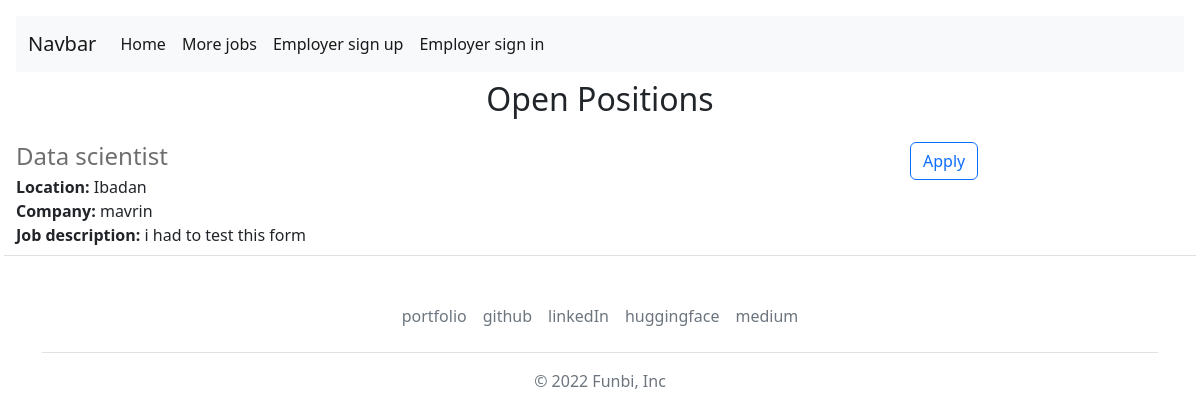
Page /more on the earlier database version.
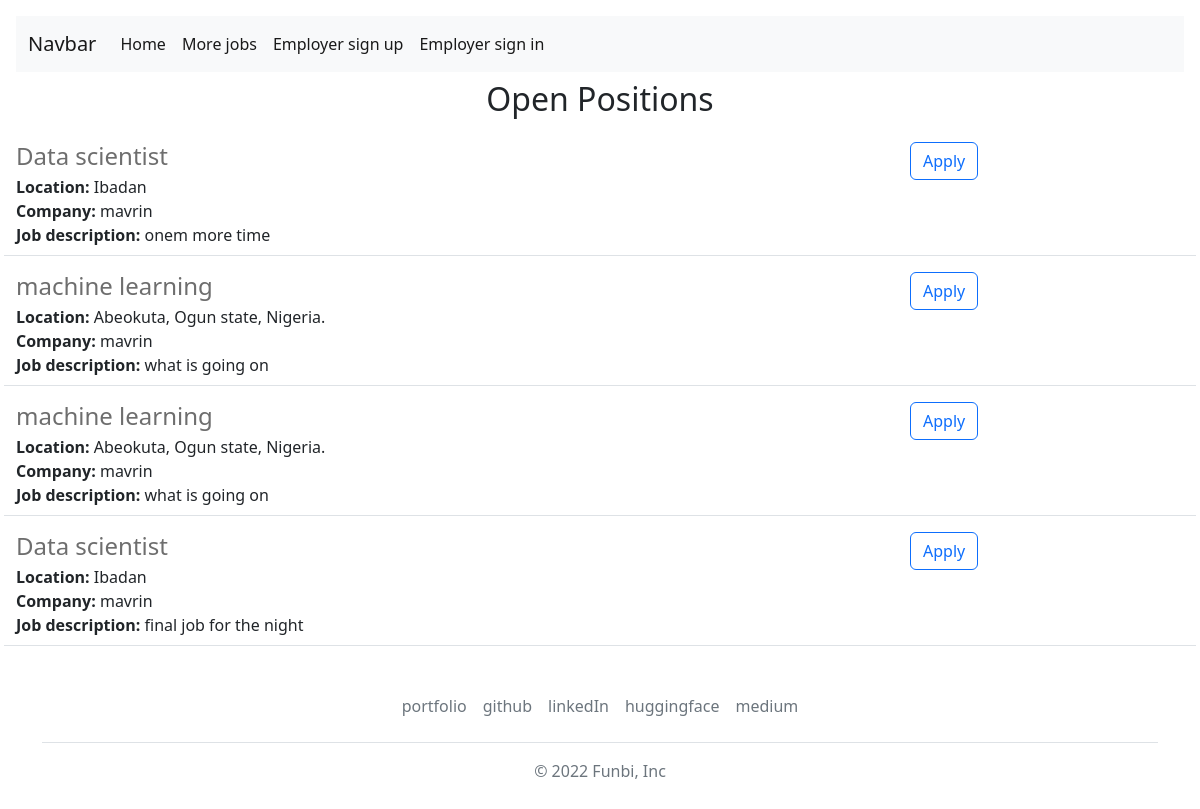
Same page on the later database version.
### website/models.py (models this page shows)
class Jobs(db.Model):
  id = db.Column(db.Integer, primary_key=True)
  company = db.Column(db.String(50))
  email = db.Column(db.String(50))
  job = db.Column(db.String(150))
  location = db.Column(db.String(150))
  details = db.Column(db.String(1000))
  date = db.Column(db.DateTime(timezone=True), default = func.now())
  employer_id = db.Column(db.Integer, db.ForeignKey('user.id'))

### website/views.py (the view)
@views.route('/more')
def moreJobs():
  job=Jobs.query.all()
  job1=[]
  for j in job:
    job1.append(j)
  job1=job1[::-1]
  return render_template("More-jobs.html", user=current_user, job=job, job1=job1)

### website/templates/More-jobs.html (shortened to what this page needs)
{% extends "base.html" %}
{% block body %}
      <h2 class="text-center mt-2 mb-4">Open Positions</h2>
      <div>
        {% for jo in job1 %}
          {% include "jobitem.html" %}
        {% endfor %}
      </div>
{% endblock %}

### website/templates/jobitem.html
 <div class="border-bottom row" style="margin-bottom:16px; padding-bottom:8px;">
    <div class="col-9">
      <h4 style="color:rgb(110,110,110); margin-bottom:4px;">
        {{ jo.job }}
      </h4>
      <div>
        <b>Location: </b>{{ jo.location }}
      </div>
      <div>
        <b>Company: </b>{{ jo.company }}
      </div>
      <div>
        <b>Job description:</b> {{ jo.details }}
      </div>
    </div>
   <div class="col-2 padding-right:16px">
   <a href="mailto:{{ jo.email }}?subject=Application%20for%20{{job['title']}}&body=My%20Name%3A%20%3Cyour%20name%20here%3E%0D%0A%0D%0AMy%20Resume%20link%3A%20%3Cresume%20link%3E%0D%0A%0D%0AMy%20LinkedIn%20link%3A%20%3CLinkedIn%20link%3E" type="button" class="btn btn-outline-primary float-right align-middle">Apply</a>
   </div>
  </div>

Differences in the rows shown:
removed Jobs: job "Data scientist", location "Ibadan", company "mavrin", details "i had to test this form"
added Jobs: job "Data scientist", location "Ibadan", company "mavrin", details "onem more time"
added Jobs: job "machine learning", location "Abeokuta, Ogun state, Nigeria.", company "mavrin", details "what is going on"
added Jobs: job "machine learning", location "Abeokuta, Ogun state, Nigeria.", company "mavrin", details "what is going on"
added Jobs: job "Data scientist", location "Ibadan", company "mavrin", details "final job for the night"
